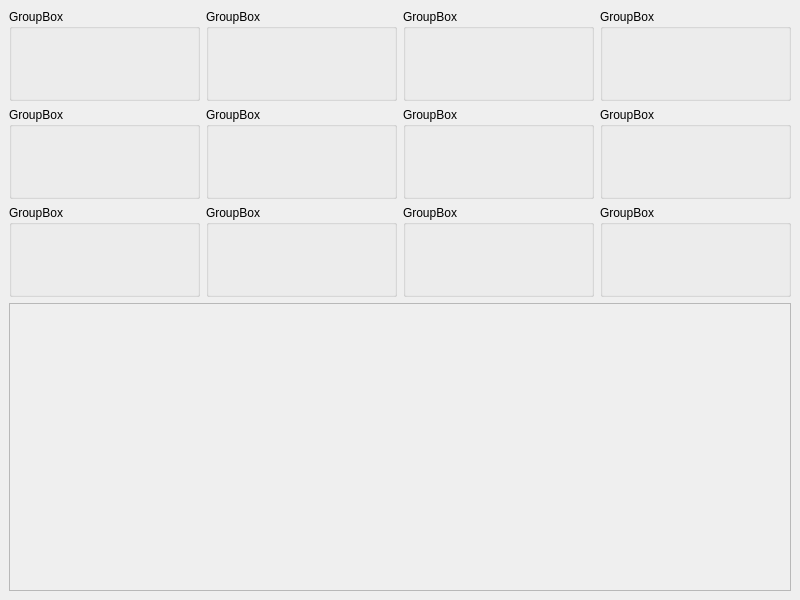
<?xml version="1.0" encoding="UTF-8"?>
<ui version="4.0">
 <class>MainWindow</class>
 <widget class="QMainWindow" name="MainWindow">
  <property name="geometry">
   <rect>
    <x>0</x>
    <y>0</y>
    <width>800</width>
    <height>600</height>
   </rect>
  </property>
  <property name="windowTitle">
   <string>MainWindow</string>
  </property>
  <widget class="QWidget" name="centralwidget">
   <layout class="QGridLayout" name="gridLayout_2">
    <item row="0" column="0">
     <layout class="QVBoxLayout" name="verticalLayout">
      <item>
       <layout class="QGridLayout" name="gridLayout">
        <item row="2" column="0">
         <widget class="QGroupBox" name="groupBox_5">
          <property name="title">
           <string>GroupBox</string>
          </property>
         </widget>
        </item>
        <item row="2" column="2">
         <widget class="QGroupBox" name="groupBox_6">
          <property name="title">
           <string>GroupBox</string>
          </property>
         </widget>
        </item>
        <item row="2" column="1">
         <widget class="QGroupBox" name="groupBox_8">
          <property name="title">
           <string>GroupBox</string>
          </property>
         </widget>
        </item>
        <item row="0" column="2">
         <widget class="QGroupBox" name="groupBox_3">
          <property name="title">
           <string>GroupBox</string>
          </property>
         </widget>
        </item>
        <item row="3" column="1">
         <widget class="QGroupBox" name="groupBox_12">
          <property name="title">
           <string>GroupBox</string>
          </property>
         </widget>
        </item>
        <item row="0" column="1">
         <widget class="QGroupBox" name="groupBox_2">
          <property name="title">
           <string>GroupBox</string>
          </property>
         </widget>
        </item>
        <item row="0" column="0">
         <widget class="QGroupBox" name="groupBox">
          <property name="title">
           <string>GroupBox</string>
          </property>
         </widget>
        </item>
        <item row="0" column="3">
         <widget class="QGroupBox" name="groupBox_4">
          <property name="title">
           <string>GroupBox</string>
          </property>
         </widget>
        </item>
        <item row="3" column="2">
         <widget class="QGroupBox" name="groupBox_10">
          <property name="title">
           <string>GroupBox</string>
          </property>
         </widget>
        </item>
        <item row="2" column="3">
         <widget class="QGroupBox" name="groupBox_7">
          <property name="title">
           <string>GroupBox</string>
          </property>
         </widget>
        </item>
        <item row="3" column="3">
         <widget class="QGroupBox" name="groupBox_11">
          <property name="title">
           <string>GroupBox</string>
          </property>
         </widget>
        </item>
        <item row="3" column="0">
         <widget class="QGroupBox" name="groupBox_9">
          <property name="title">
           <string>GroupBox</string>
          </property>
         </widget>
        </item>
       </layout>
      </item>
      <item>
       <widget class="QFrame" name="frame">
        <property name="frameShape">
         <enum>QFrame::StyledPanel</enum>
        </property>
        <property name="frameShadow">
         <enum>QFrame::Raised</enum>
        </property>
       </widget>
      </item>
     </layout>
    </item>
   </layout>
  </widget>
 </widget>
 <resources/>
 <connections/>
</ui>
